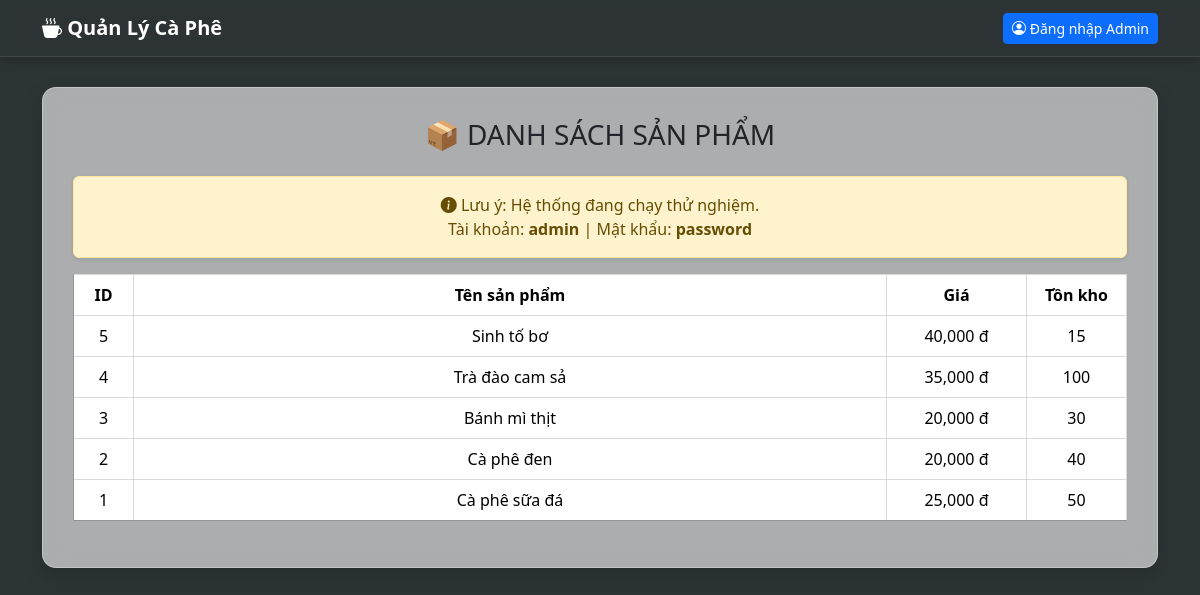
The page / on the database its author committed.
### tables this page shows
CREATE TABLE `products` (
  `id` int(11) NOT NULL AUTO_INCREMENT,
  `name` varchar(100) DEFAULT NULL,
  `price` decimal(10,2) DEFAULT 0.00,
  `stock` int(11) DEFAULT 0,
  `category_id` int(11) DEFAULT NULL,
  PRIMARY KEY (`id`)
);

### index.php (the view, shortened to what this page needs)
<?php
require_once __DIR__ . '/config.php';
?>
<!DOCTYPE html>
<html lang="vi">
<head>
    <link href="https://cdn.jsdelivr.net/npm/bootstrap@5.3.2/dist/css/bootstrap.min.css" rel="stylesheet">
    <link href="https://cdn.jsdelivr.net/npm/bootstrap-icons@1.10.5/font/bootstrap-icons.css" rel="stylesheet">
</head>
<body>
<nav class="navbar navbar-expand-lg navbar-dark">
    <div class="container">
        <a class="navbar-brand" href="index.php">
            <i class="bi bi-cup-hot-fill"></i> Quản Lý Cà Phê
        </a>
        <div class="collapse navbar-collapse justify-content-end" id="navbarNav">
            <ul class="navbar-nav align-items-center">
                <?php if (isset($_SESSION['user_id'])): ?>
                    <li class="nav-item">
                        <a class="nav-link active" href="index.php"><i class="bi bi-box-seam"></i> Sản phẩm</a>
                    </li>
                    <li class="nav-item">
                        <a class="nav-link" href="orders.php"><i class="bi bi-receipt"></i> Đơn hàng</a>
                    </li>
                    <li class="nav-item ms-3">
                        <span class="text-white me-2">Xin chào, <b><?= htmlspecialchars($_SESSION['fullname']) ?></b></span>
                        <a href="logout.php" class="btn btn-sm btn-outline-danger">Đăng xuất</a>
                    </li>
                <?php else: ?>
                    <li class="nav-item">
                        <a href="login.php" class="btn btn-primary btn-sm">
                            <i class="bi bi-person-circle"></i> Đăng nhập Admin
                        </a>
                    </li>
                <?php endif; ?>
            </ul>
        </div>
    </div>
</nav>
<div class="container">
    <div class="container-box">
        <h3 class="mb-4 text-center">📦 DANH SÁCH SẢN PHẨM</h3>
        <?php if (!isset($_SESSION['user_id'])): ?>
            <div class="alert alert-warning text-center shadow-sm" role="alert">
                <i class="bi bi-info-circle-fill"></i> Lưu ý: Hệ thống đang chạy thử nghiệm.<br>
                Tài khoản: <b>admin</b> | Mật khẩu: <b>password</b>
            </div>
        <?php endif; ?>
        <?php
        try {
            if (!isset($pdo)) {
                 echo '<div class="alert alert-danger text-center">Lỗi: Không thể kết nối đến cơ sở dữ liệu. Vui lòng kiểm tra tệp config.php.</div>';
            } else {
                $stmt = $pdo->query("SELECT * FROM products ORDER BY id DESC");
                $products = $stmt->fetchAll();
                if (!$products) {
                    echo '<div class="alert alert-warning text-center">❌ Chưa có sản phẩm nào.</div>';
                } else {
        ?>
        <table class="table table-hover table-bordered text-center align-middle">
            <thead>
                <tr>
                    <th width="60">ID</th>
                    <th>Tên sản phẩm</th>
                    <th width="140">Giá</th>
                    <th width="100">Tồn kho</th>
                </tr>
            </thead>
            <tbody>
        <?php
                    foreach ($products as $p) {
                        echo "<tr>";
                        echo "<td>{$p['id']}</td>";
                        echo "<td>{$p['name']}</td>";
                        echo "<td>" . number_format($p['price'], 0) . " đ</td>";
                        echo "<td>{$p['stock']}</td>";
                        echo "</tr>";
                    }
        ?>
            </tbody>
        </table>
        <?php
                }
            }
        } catch (Exception $e) {
            echo '<div class="alert alert-danger text-center">Lỗi truy vấn cơ sở dữ liệu: ' . $e->getMessage() . '</div>';
        }
        ?>
    </div>
</div>
</body>
</html>

### index.php (style rules this page uses)
body { background-image: url('background-image.jpg'); background-size: cover; background-position: center; background-attachment: fixed; background-repeat: no-repeat; background-color: #2d3436; font-family: 'Segoe UI', sans-serif; padding-bottom: 50px; }
.navbar { background: rgba(45, 52, 54, 0.8); backdrop-filter: blur(10px); -webkit-backdrop-filter: blur(10px); border-bottom: 1px solid rgba(255, 255, 255, 0.1); box-shadow: 0 4px 10px rgba(0,0,0,0.2); }
.navbar-brand { color: #fff !important; font-weight: 600; }
.container-box { background: rgba(255, 255, 255, 0.6); backdrop-filter: blur(12px); -webkit-backdrop-filter: blur(12px); border: 1px solid rgba(255, 255, 255, 0.3); box-shadow: 0 8px 20px 0 rgba(0, 0, 0, 0.15); padding: 30px; border-radius: 14px; margin-top: 30px; }
.table thead { background: #2d3436; color: #fff; }
.table.table-bordered { border-color: rgba(0, 0, 0, 0.15); }

### rows shown on the page
products: id "5", name "Sinh tố bơ", price "40,000", stock "15"
products: id "4", name "Trà đào cam sả", price "35,000", stock "100"
products: id "3", name "Bánh mì thịt", price "20,000", stock "30"
products: id "2", name "Cà phê đen", price "20,000", stock "40"
products: id "1", name "Cà phê sữa đá", price "25,000", stock "50"
